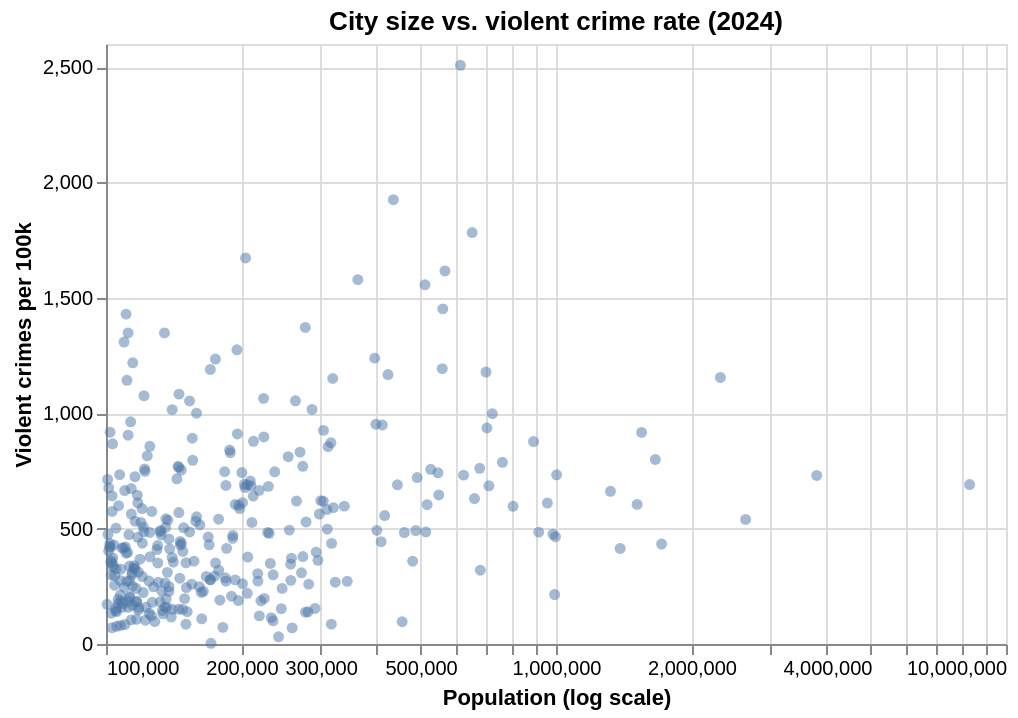

Notebook cell for this chart:
### Markdown cell above
Do the same but add in an **interaction** for practice:

### Code cell
# using the same 'larger' filter we made before
# incorporating tooltip interaction - topics we are covering this week
alt.Chart(larger[larger['year'] == 2024]).mark_circle(opacity=0.5).encode(
    x=alt.X('population:Q', scale=alt.Scale(type='log'), title='Population (log scale)'),
    y=alt.Y('violent_capita:Q', title='Violent crimes per 100k'),
    tooltip=['name', 'population', 'violent_capita']
).properties(title='City size vs. violent crime rate (2024)', width=450)

### Figure 1 — Vega-Lite specification as saved in the notebook (floating-point values rounded to 4 significant figures; data arrays with more than 128 entries replaced by an {"elided": "..."} marker saying what was removed)
{"config": {"view": {"continuousWidth": 300, "continuousHeight": 300}}, "data": {"name": "data-203f1f02e1f3d7af5c8a4e1816c3b662"}, "mark": {"type": "circle", "opacity": 0.5}, "encoding": {"tooltip": [{"field": "name", "type": "nominal"}, {"field": "population", "type": "quantitative"}, {"field": "violent_capita", "type": "quantitative"}], "x": {"field": "population", "scale": {"type": "log"}, "title": "Population (log scale)", "type": "quantitative"}, "y": {"field": "violent_capita", "title": "Violent crimes per 100k", "type": "quantitative"}}, "title": "City size vs. violent crime rate (2024)", "width": 450, "$schema": "https://vega.github.io/schema/vega-lite/v5.20.1.json", "datasets": {"data-203f1f02e1f3d7af5c8a4e1816c3b662": {"elided": "338 records"}}}
